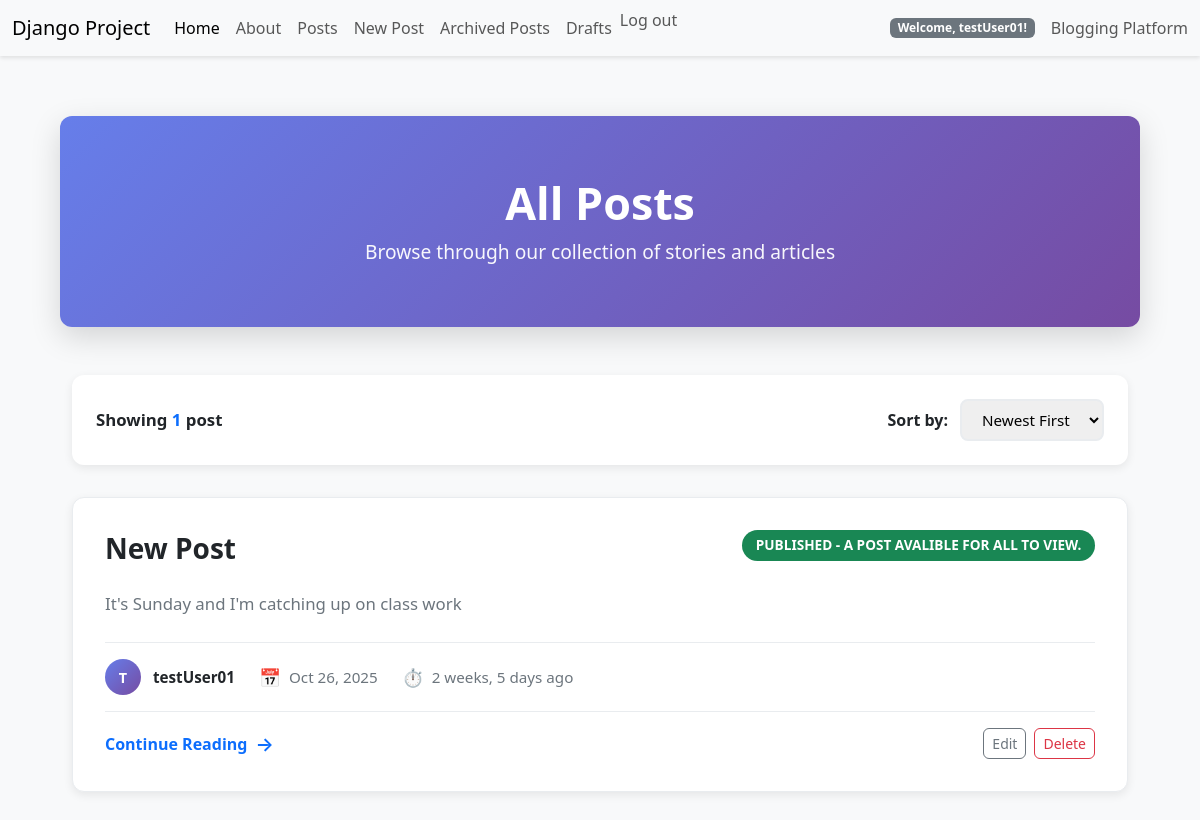
Screenshot of /posts/ (signed in) with the database file from the repository.
### posts/models.py (models this page shows, shortened)
class Post(models.Model):
    title = models.CharField(max_length=128)
    subtitle = models.CharField(max_length=256)
    body = models.TextField()
    created_on = models.DateTimeField(auto_now_add=True)
    author = models.ForeignKey(get_user_model(), on_delete=models.CASCADE)
    status = models.ForeignKey(Status, on_delete=models.CASCADE)
    def __str__(self):
        return f'{self.title} by {self.author}'

class Status(models.Model):
    name = models.CharField(max_length=128, unique=True)
    description = models.CharField(max_length=256, help_text='Write a description for the status')
    def __str__(self):
        return f'{self.name} - {self.description}'

### posts/views.py (the view)
# urls.py: path('', PostListView.as_view(), name='post_list'),
class PostListView(ListView):
    template_name = 'posts/list.html'
    context_object_name = 'posts'
    published_status = Status.objects.get(name='published') # Get the 'published' status object
    queryset = Post.objects.filter(status=published_status).order_by("created_on").reverse()  # Filter posts with 'published' status and order by creation date descending
    def get_context_data(self, **kwargs):
        context = super().get_context_data(**kwargs)
        numbers = [1, 2, 3, 4, 5]
        flag = True
        context['numbers'] = numbers
        context['flag'] = flag
        print(context)
        return context

### templates/posts/list.html (shortened to what this page needs)
{% extends 'base.html' %}
{% load static %}
{% block css %}
    <link rel="stylesheet" href="{% static 'css/list.css' %}">
{% endblock css %}
{% block content %}
    <div class="list-header">
        <div class="container">
            <h1>All Posts</h1>
            <p>Browse through our collection of stories and articles</p>
        </div>
    </div>
    <div class="container">
        {% if posts %}
        <div class="posts-toolbar">
            <div class="posts-count">
                Showing <span>{{ posts|length }}</span> post{{ posts|length|pluralize }}
            </div>
            <div class="sort-dropdown">
                <label for="sortBy">Sort by:</label>
                <select id="sortBy" onchange="window.location.href='?sort=' + this.value">
                    <option value="-created_on">Newest First</option>
                </select>
            </div>
        </div>
        {% endif %}
        {% if posts %}
        <ul class="posts-list">
            {% for post in posts %}
            <li class="post-item">
                <div class="post-item-header">
                    <div style="flex: 1;">
                        <h2 class="post-item-title">
                            <a href="{% url 'post_detail' post.id %}">{{ post.title }}</a>
                        </h2>
                    </div>
                    <span class="status-badge status-{{ post.status|lower }}">
                        {{ post.status }}
                    </span>
                </div>
                <div class="post-item-body">
                    {{ post.body|truncatewords:30|striptags }}
                </div>
                <div class="post-item-meta">
                    <div class="post-author">
                        <div class="author-avatar">
                            {{ post.author.username|first|upper }}
                        </div>
                        <span class="author-name">{{ post.author.username }}</span>
                    </div>
                    <div class="post-meta-item">
                        <span class="post-meta-icon">📅</span>
                        <span>{{ post.created_on|date:"M d, Y" }}</span>
                    </div>
                    <div class="post-meta-item">
                        <span class="post-meta-icon">⏱️</span>
                        <span>{{ post.created_on|timesince }} ago</span>
                    </div>
                </div>
                <div class="post-item-footer">
                    <a href="{% url 'post_detail' post.id %}" class="read-more-link">
                        Continue Reading
                    </a>
                    {% if user == post.author %}
                    <div style="display: flex; gap: 0.5rem;">
                        <a href="{% url 'post_edit' post.id %}" class="btn btn-outline-secondary btn-sm">
                            Edit
                        </a>
                        <a href="{% url 'post_delete' post.id %}" class="btn btn-outline-danger btn-sm">
                            Delete
                        </a>
                    </div>
                    {% endif %}
                </div>
            </li>
            {% endfor %}
        </ul>
        {% endif %}
    </div>
{% endblock content %}

### templates/navbar.html (shortened to what this page needs)
<nav class="navbar navbar-expand-lg navbar-light bg-light">
  <div class="container-fluid">
    <a class="navbar-brand" href="{% url 'home'%}">Django Project</a>
    <div class="collapse navbar-collapse" id="navbarText">
      <ul class="navbar-nav me-auto mb-2 mb-lg-0">
        <li class="nav-item">
          <a class="nav-link active" aria-current="page" href="{% url 'home'%}">Home</a>
        </li>
        <li class="nav-item">
          <a class="nav-link" href="{% url 'about'%}">About</a>
        </li>
        <li class="nav-item">
          <a class="nav-link" href="{% url 'post_list' %}">Posts</a>
        </li>
        {% if user.is_authenticated %}
        <li class="nav-item">
          <a class="nav-link" href="{% url 'post_create' %}">New Post</a>
        </li>
        <li class="nav-item">
          <a class="nav-link" href="{% url 'post_archived' %}">Archived Posts</a>
        </li>
        <li class="nav-item">
          <a class="nav-link" href="{% url 'post_drafts' %}">Drafts</a>
        </li>
          <li class="nav-item">
            <form action="{% url 'account_logout' %}" method="post" style="display:inline;">
              <button type="submit" class="nav-link btn btn-link" style="padding:0; border:none; background:none;">Log out</button>
            </form>
          </li>
        {% endif %}
      </ul>
      {% if user.is_authenticated %}
        <span class="badge bg-secondary me-3">
          Welcome, {{ user.username }}!
        </span>
      {% endif %}
      <span class="navbar-text">
        Blogging Platform
      </span>
    </div>
  </div>
</nav>

### static/css/base.css (style rules this page uses)
:root { --primary-color: #0d6efd; --secondary-color: #6c757d; --success-color: #198754; --danger-color: #dc3545; --warning-color: #ffc107; --info-color: #0dcaf0; --light-color: #f8f9fa; --dark-color: #212529; --container-padding: 60px; --navbar-height: 56px; }
body { background-color: #f8f9fa; min-height: 100vh; display: flex; flex-direction: column; }
.btn { border-radius: 6px; }
.navbar { box-shadow: 0 2px 4px rgba(0, 0, 0, 0.1); }
.nav-link { font-weight: 500; }

### static/css/list.css (style rules this page uses)
.list-header { background: linear-gradient(135deg, #667eea 0%, #764ba2 100%); color: white; padding: 60px 0; border-radius: 12px; margin-bottom: 3rem; box-shadow: 0 10px 30px rgba(0, 0, 0, 0.15); text-align: center; }
.list-header h1 { font-size: 2.8rem; font-weight: 700; margin-bottom: 0.5rem; animation: fadeInUp 0.8s ease-out; }
.list-header p { font-size: 1.2rem; opacity: 0.95; margin: 0; animation: fadeInUp 1s ease-out; }
.posts-list { list-style: none; padding: 0; margin: 0; }
.post-item { background: white; border-radius: 12px; padding: 2rem; margin-bottom: 2rem; box-shadow: 0 3px 10px rgba(0, 0, 0, 0.08); border: 1px solid #e9ecef; transition: all 0.3s ease; display: flex; flex-direction: column; }
.post-item-header { display: flex; justify-content: space-between; align-items: flex-start; margin-bottom: 1rem; gap: 1rem; }
.post-item-title { font-size: 1.75rem; font-weight: 700; color: var(--dark-color); margin: 0 0 0.5rem 0; line-height: 1.3; }
.post-item-title a { color: var(--dark-color); text-decoration: none; transition: color 0.3s ease; }
.status-badge { display: inline-block; padding: 0.35rem 0.85rem; border-radius: 20px; font-size: 0.85rem; font-weight: 600; text-transform: uppercase; white-space: nowrap; }
.status-published { background: var(--success-color); color: white; }
.post-item-body { color: var(--secondary-color); line-height: 1.7; margin-bottom: 1.5rem; font-size: 1.05rem; }
.post-item-meta { display: flex; flex-wrap: wrap; gap: 1.5rem; align-items: center; padding-top: 1rem; border-top: 1px solid #e9ecef; font-size: 0.95rem; }
.post-meta-item { display: flex; align-items: center; gap: 0.5rem; color: var(--secondary-color); }
.post-meta-icon { font-size: 1.1rem; }
.post-author { display: flex; align-items: center; gap: 0.75rem; }
.author-avatar { width: 36px; height: 36px; border-radius: 50%; background: linear-gradient(135deg, #667eea 0%, #764ba2 100%); display: flex; align-items: center; justify-content: center; color: white; font-weight: 600; font-size: 0.9rem; }
.author-name { font-weight: 600; color: var(--dark-color); }
.post-item-footer { display: flex; justify-content: space-between; align-items: center; margin-top: 1rem; padding-top: 1rem; border-top: 1px solid #e9ecef; }
.read-more-link { display: inline-flex; align-items: center; gap: 0.5rem; color: var(--primary-color); text-decoration: none; font-weight: 600; font-size: 1rem; transition: all 0.3s ease; }
.read-more-link::after { content: '→'; font-size: 1.2rem; transition: transform 0.3s ease; }
.posts-toolbar { background: white; padding: 1.5rem; border-radius: 12px; box-shadow: 0 3px 10px rgba(0, 0, 0, 0.08); margin-bottom: 2rem; display: flex; justify-content: space-between; align-items: center; flex-wrap: wrap; gap: 1rem; }
.posts-count { font-weight: 600; color: var(--dark-color); font-size: 1.05rem; }
.posts-count span { color: var(--primary-color); }
.sort-dropdown { display: flex; align-items: center; gap: 0.75rem; }
.sort-dropdown label { font-weight: 600; color: var(--dark-color); margin: 0; }
.sort-dropdown select { padding: 0.5rem 1rem; border: 2px solid #e9ecef; border-radius: 8px; font-size: 0.95rem; cursor: pointer; transition: all 0.3s ease; }

### rows the page displays
Post: title "New Post", status "PUBLISHED - A POST AVALIBLE FOR ALL TO VIEW.", body "It's Sunday and I'm catching up on class work", author.username|first "T", author.username "testUser01", created_on "Oct 26, 2025", created_on "2 weeks, 5 days", shows "Edit"

### other values shown
{{ user.username }} "testUser01"
{{ posts|length }} "1"
